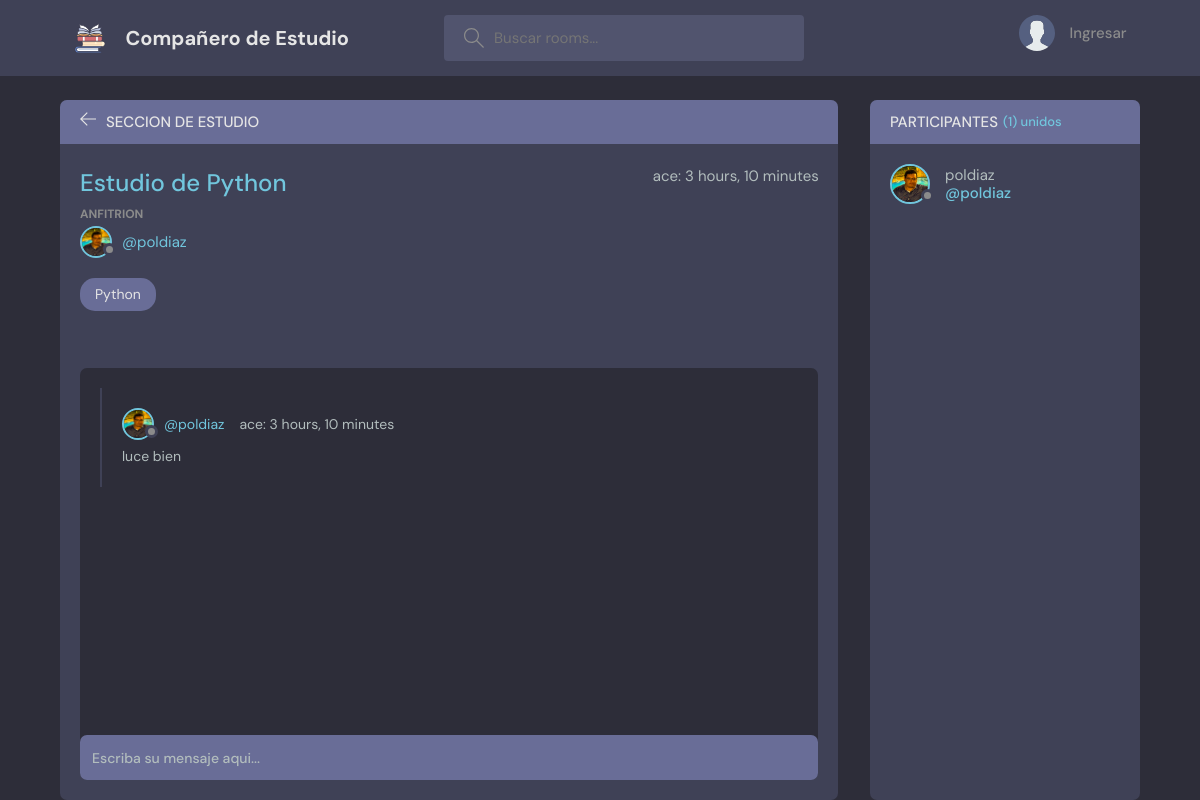
The page /room/1/ on the database its author committed.
### base/models.py (models this page shows, shortened)
class Room(models.Model):
    host = models.ForeignKey(User, on_delete=models.SET_NULL, null=True)
    topic = models.ForeignKey(Topic, on_delete=models.SET_NULL, null=True)
    name = models.CharField(max_length=200)
    description = models.TextField(null=True, blank=True)
    participants = models.ManyToManyField(User, related_name='participants', blank=True)
    updated = models.DateTimeField(auto_now=True)
    created = models.DateTimeField(auto_now_add=True)
    class Meta:
        ordering = ['-updated', '-created']

class User(AbstractUser):
    name = models.CharField(max_length=200, null=True)
    email = models.EmailField(unique=True, null=True)
    bio = models.TextField(null=True)
    avatar = models.ImageField(null=True, default="avatar.svg")
    USERNAME_FIELD = 'email'
    REQUIRED_FIELDS = []

class Topic(models.Model):
    name = models.CharField(max_length=200)
    def __str__(self):
        return self.name

class Message(models.Model):
    user = models.ForeignKey(User, on_delete=models.CASCADE)
    room = models.ForeignKey(Room, on_delete=models.CASCADE)
    body = models.TextField()
    updated = models.DateTimeField(auto_now=True)
    created = models.DateTimeField(auto_now_add=True)
    class Meta:
        ordering = ['-updated', '-created']

### base/views.py (the view, shortened to what this page needs)
# urls.py: path('room/<str:pk>/', views.room, name="room"),
def room(request, pk):
    room = Room.objects.get(id=pk)
    room_messages = room.message_set.all()
    participants = room.participants.all()
    context = {
        "room": room,
        "room_messages": room_messages,
        "participants": participants,
    }
    return render(request, "base/room.html", context)

### base/templates/base/room.html (shortened to what this page needs)
{% extends "main.html" %}
{% block content %}
<main class="profile-page layout layout--2">
  <div class="container">
    <div class="room">
      <div class="room__top">
        <div class="room__topLeft">
          <a href="{% url 'home' %}">
            <svg
              version="1.1"
              xmlns="http://www.w3.org/2000/svg"
              width="32"
              height="32"
              viewBox="0 0 32 32"
            >
              <title>flecha izquierda</title>
              <path
                d="M13.723 2.286l-13.723 13.714 13.719 13.714 1.616-1.611-10.96-10.96h27.625v-2.286h-27.625l10.965-10.965-1.616-1.607z"
              ></path>
            </svg>
          </a>
          <h3>Seccion de Estudio</h3>
        </div>
      </div>
      <div class="room__box scroll">
        <div class="room__header scroll">
          <div class="room__info">
            <h3>{{room.name}}</h3>
            <span>ace: {{room.created|timesince}}</span>
          </div>
          <div class="room__hosted">
            <p>anfitrion</p>
            <a href="{% url 'user-profile' room.host.id %}" class="room__author">
              <div class="avatar avatar--small">
                <img src="{{room.host.avatar.url}}" />
              </div>
              <span>@{{room.host.username}}</span>
            </a>
          </div>
          <span class="room__topics">{{room.topic}}</span>
        </div>
        <div class="room__conversation">
          <div class="threads scroll">
            {% for message in room_messages %}
            <div class="thread">
              <div class="thread__top">
                <div class="thread__author">
                  <a href="{% url "user-profile" message.user.id %}" class="thread__authorInfo">
                    <div class="avatar avatar--small">
                      <img
                        src="{{room.host.avatar.url}}"
                      />
                    </div>
                    <span>@{{message.user.username}}</span>
                  </a>
                  <span class="thread__date">ace: {{message.created|timesince}}</span>
                </div>
              </div>
              <div class="thread__details">
                {{message.body}}
              </div>
            </div>
            {% endfor %}
          </div>
        </div>
      </div>
      <div class="room__message">
        <form action="" method="POST">
          <input name="body" placeholder="Escriba su mensaje aqui..." />
        </form>
      </div>
    </div>
    <div class="participants">
      <h3 class="participants__top">
        Participantes <span>({{participants.count}}) unidos</span>
      </h3>
      <div class="participants__list scroll">
        {% for user in participants %}
        <a href="{% url 'user-profile' user.id %}" class="participant">
          <div class="avatar avatar--medium">
            <img src="{{room.host.avatar.url}}" />
          </div>
          <p>
            {{user.username}}
            <span>@{{user.username}}</span>
          </p>
        </a>
        {% endfor %}
      </div>
    </div>
  </div>
</main>
{% endblock content %}

### rows shown on the page
Room: name "Estudio de Python", created "3 hours, 10 minutes", host.avatar (picture), host.username "poldiaz", topic "Python"
Message: host.avatar (picture), user.username "poldiaz", created "3 hours, 10 minutes", body "luce bien"
User: host.avatar (picture), username "poldiaz"

### other values the page prints
{{ participants.count }} "1"
